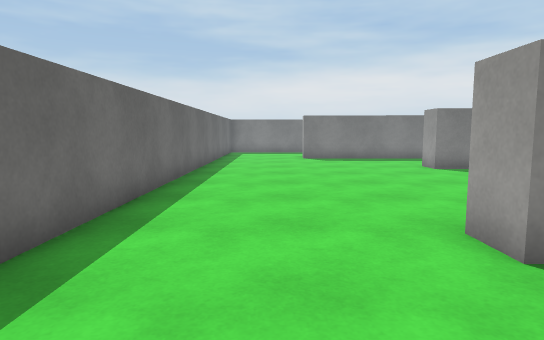
view 1 (above)

20 first-person views from a walk through a 3-D level made in the Unity game engine. The camera is 1.2 m above the floor, tilts 6° down and sees 75° across. The floor is counted in squares, 1 m on a side. Each view is taken from the middle of a square. On the plan, view 1 faces up. The plan holds only what a view shows up to about 14 squares ahead; the rest is blank. The player character is not drawn. Surface patterns are stand-ins for the level's own textures.

view 2
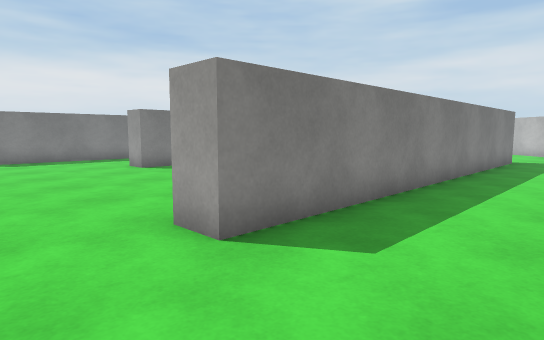

view 3
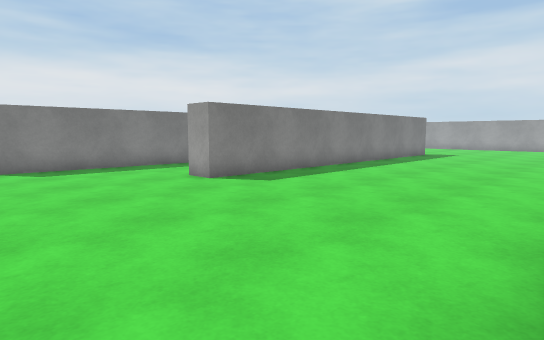

view 4
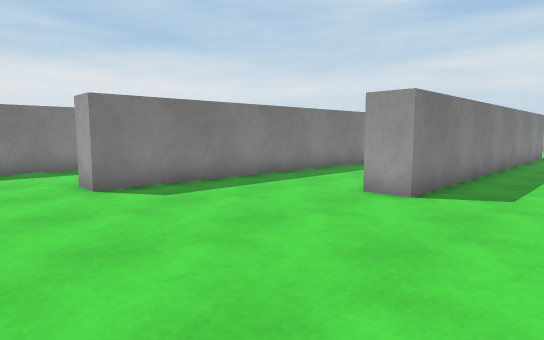

view 5
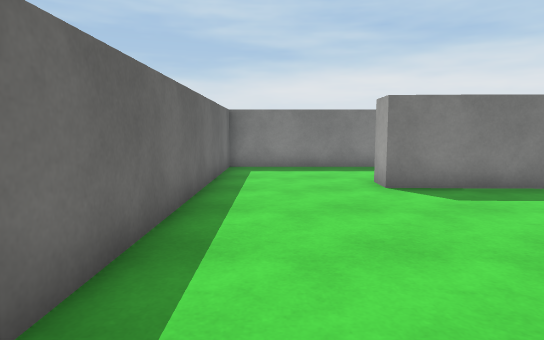

view 6
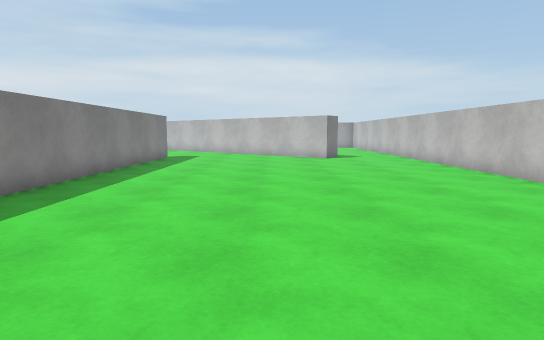

view 7
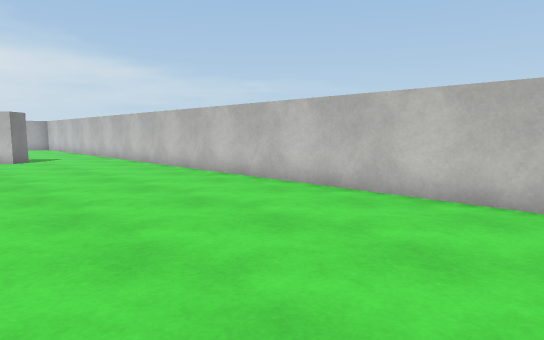

view 8
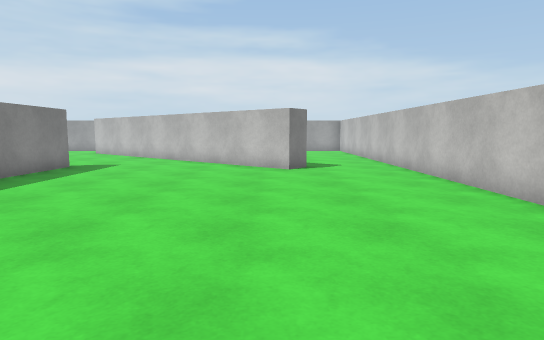

view 9
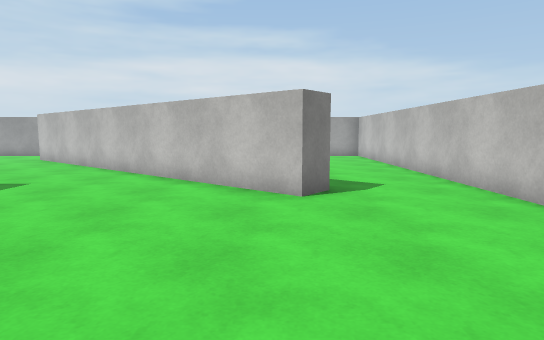

view 10
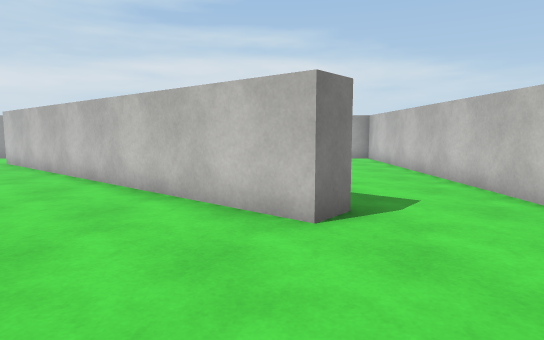

view 11
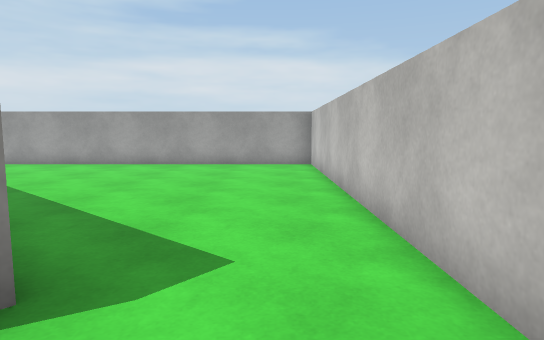

view 12
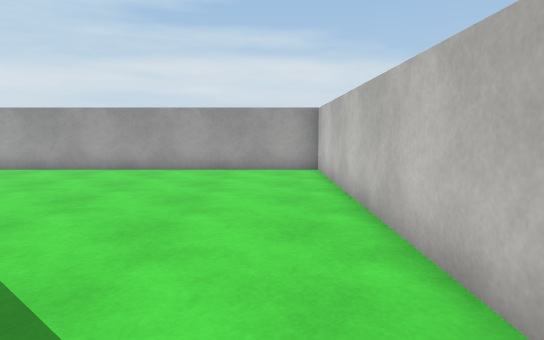

view 13
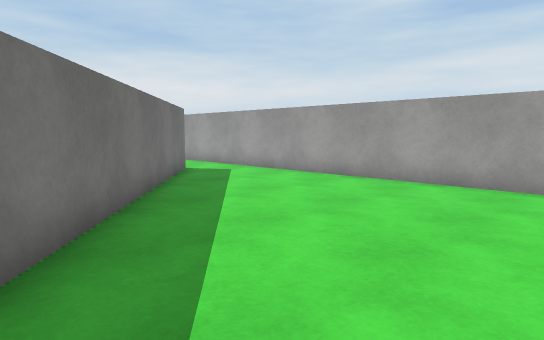

view 14
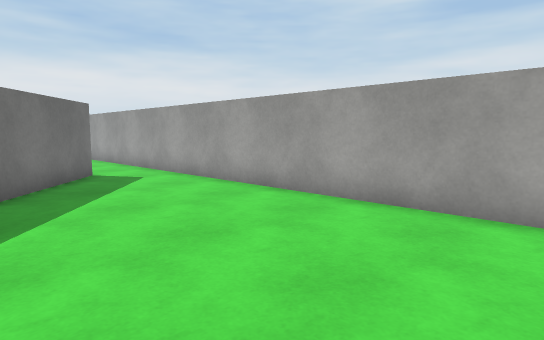

view 15
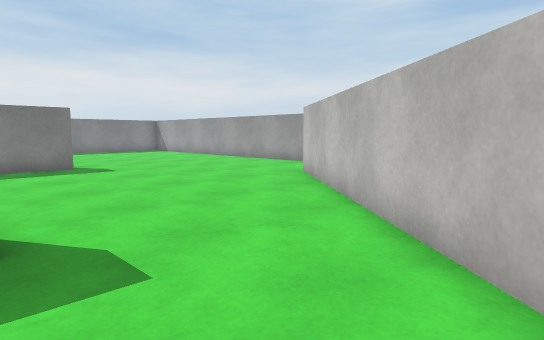

view 16
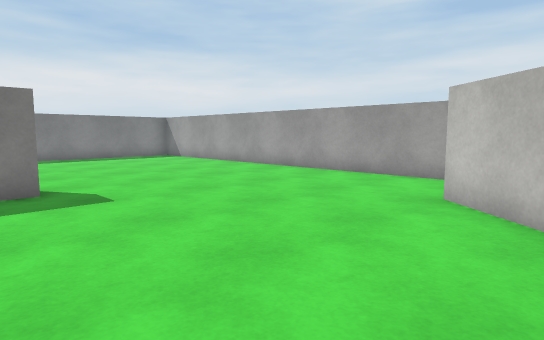

view 17
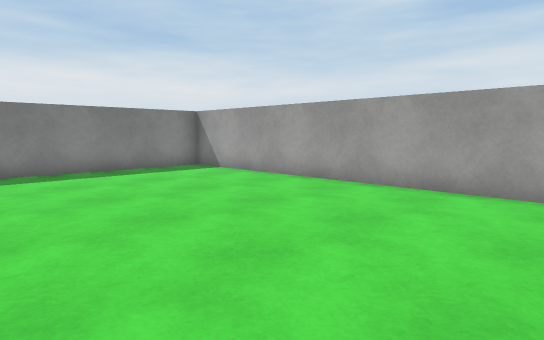

view 18
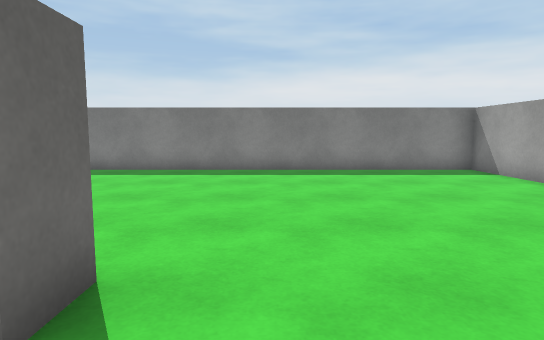

view 19
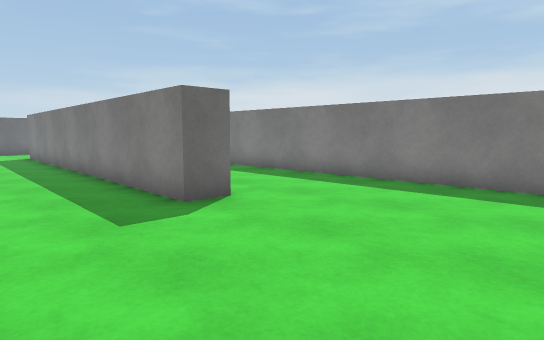

view 20
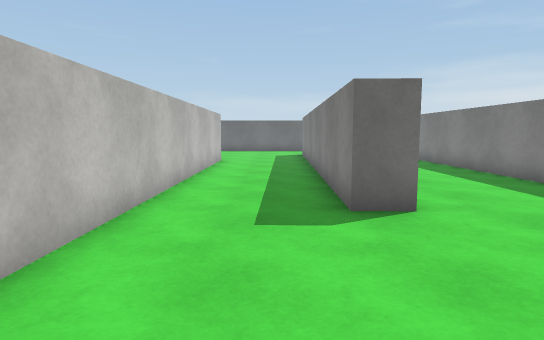

### Floor plan
Points are (right, up) in squares from view 1. A wall is a line through its corners. A room is listed if a view was taken in it or the views show most of it. See-through windows are left out.
Room 1 (views 1, 2, 3, 4, 5, 6, 7, 8, 9, 10, 11, 15, 16, 17, 18, 19, 20)
walls: (6.9, 12.8) (18.2, 12.8); (16.5, 3.1) (2.3, 3.1) (2.3, 4.2); (19.6, 12.9) (19.6, 11.8) (5.4, 11.8) (5.4, 12.9); (15.7, 17.3) (15.6, 16.2) (1.5, 16.7) (1.5, 17.7); (16.4, -5.2) (15.6, -4.6) (24.7, 6.4); (2.8, 21.5) (-2.5, 21.5) (-2.5, 3.1); (27.5, 7.5) (27.5, 21.5) (6.9, 21.5); (-0.2, -8.5) (14.5, -8.5)
ways out: opening at (15.3, -7) to room 2; opening at (26.5, 6.5) to room 2
Room 2 (views 12, 13, 14)
walls: (25.5, 5.7) (19.4, -1.6); (14.5, -8.5) (27.5, -8.5) (27.5, 7.5)
ways out: opening at (15.3, -7) to room 1; opening at (26.5, 6.5) to room 1

Positions as (right, up) in squares from view 1, and headings:
1: (0, 0), facing up
2: (0, 0), facing up-right
3: (0, 4), facing up-right
4: (-1, 9), facing up-right
5: (-1, 9), facing up
6: (-1, -2), facing right
7: (-1, -2), facing down-right
8: (4, -4), facing right
9: (9, -4), facing right
10: (11, -4), facing right
11: (14, -7), facing right
12: (16, -7), facing right
13: (19, -5), facing up-right
14: (22, -5), facing up-right
15: (16, -1), facing up-right
16: (18, 4), facing up-right
17: (20, 10), facing up-right
18: (21, 10), facing up
19: (21, 13), facing up-left
20: (21, 15), facing left
